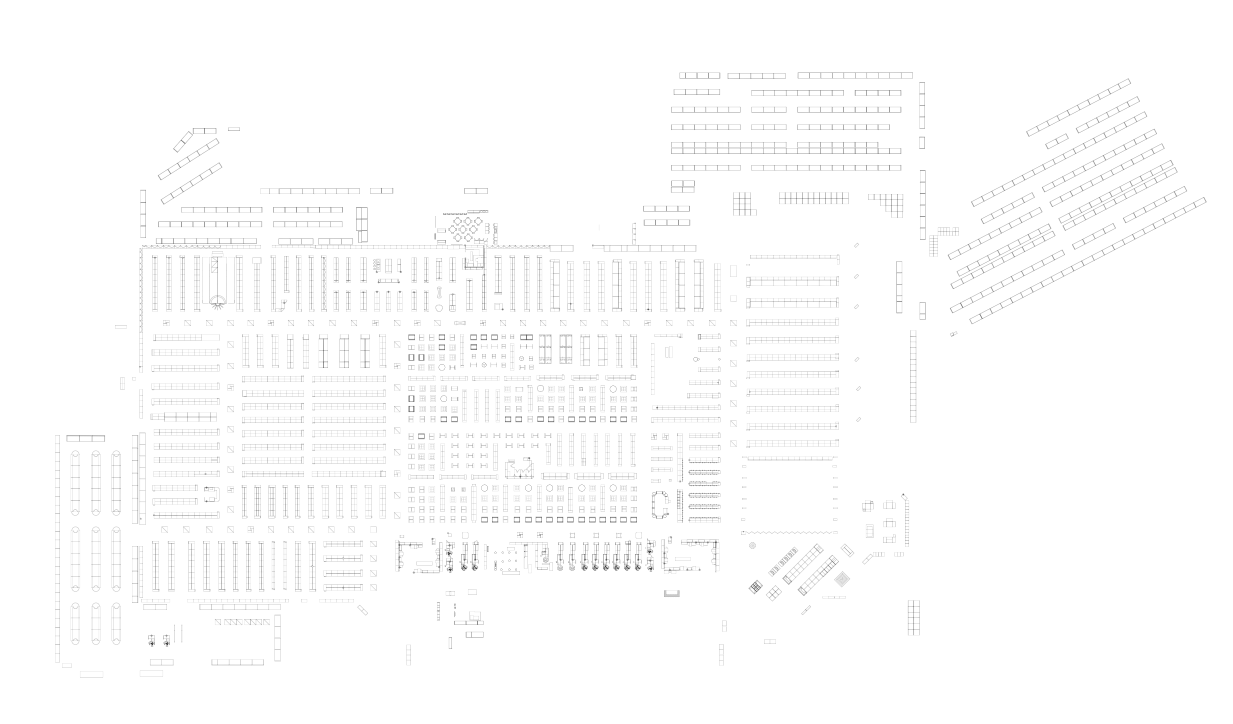
#> input picture 1150.png, 2466 x 1448 px (shown at 1/2 size)
$ python final_submission.py   (older library calls are emulated)
#> lines starting #> are read from the running program, lines starting #| are printed output that depends on the picture; after the words box and inside, x2 and y2 are one past the last pixel; in counts of white or black regions, pixels touching at a corner belong together; long printed decimals are rounded
from pathfinding.core.diagonal_movement import DiagonalMovement
from pathfinding.core.grid import Grid
from pathfinding.finder.a_star import AStarFinder
import random
import cv2
import matplotlib.pyplot as plt
import matplotlib.colors
import numpy as np
import pandas as pd
import seaborn as sns
from sklearn import *
from skimage import data, color
from skimage.transform import rescale, resize, downscale_local_mean
import random
import itertools as it
import math

image_map_source_filename = '1150.png' # The store map file location
target_seed = 1 # For determining the random target locations
noise_seed = 42 # For determining the random traffic noise locations

N_targets = 50 # The number of targets to be generated
circle_draw_size = 20 # Radius of targets to draw on goal image


'''All functions used'''


# [27 lines left out: functions display_img, perlin, not called in this run]

def lerp(a, b, x):
    return a + x * (b - a)

def fade(t):
    return 6 * t**5 - 15 * t**4 + 10 * t**3

# [48 lines left out: functions gradient, get_traffic_map_and_targets, generate_noise_image, not called in this run]

def path_finder_func(base_x,base_next_x,base_y,base_next_y,im_bw):
    im_bw = im_bw / 255
    im_bw = pd.DataFrame(im_bw)
    data = pd.DataFrame(np.logical_xor(im_bw.values, 1).astype(int), columns=im_bw.columns, index=im_bw.index)
    data = data.to_numpy()
    grid = Grid(matrix=data)
    start = grid.node(base_x, base_y)
    end = grid.node(base_next_x, base_next_y)

    finder = AStarFinder(diagonal_movement=DiagonalMovement.never)
    paths, runs = finder.find_path(start, end, grid)
    print('operations:', runs, 'path length:', len(paths))
    #print(grid.grid_str(path=path, start=start, end=end))
    return(paths)

def dist(x,y):
    return math.hypot(y[0]-x[0],y[1]-x[1])

# ## Critical Hyperparameters
image_map_source_filename = '1150.png' # The store map file location
target_seed = 42 # For determining the random target locations
noise_seed = 42 # For determining the random traffic noise locations
N_targets = 50 # The number of targets to be generated
circle_draw_size = 20 # Radius of targets to draw on goal image

# ## Preparing the Maps
im_gray = cv2.imread('1150.png', cv2.IMREAD_GRAYSCALE)
#> im_gray: shape (1448, 2466); min 15, max 255, mean 252.5
#display_img(im_gray)

thresh, im_bw = cv2.threshold(im_gray, 254, 255, cv2.THRESH_BINARY_INV)
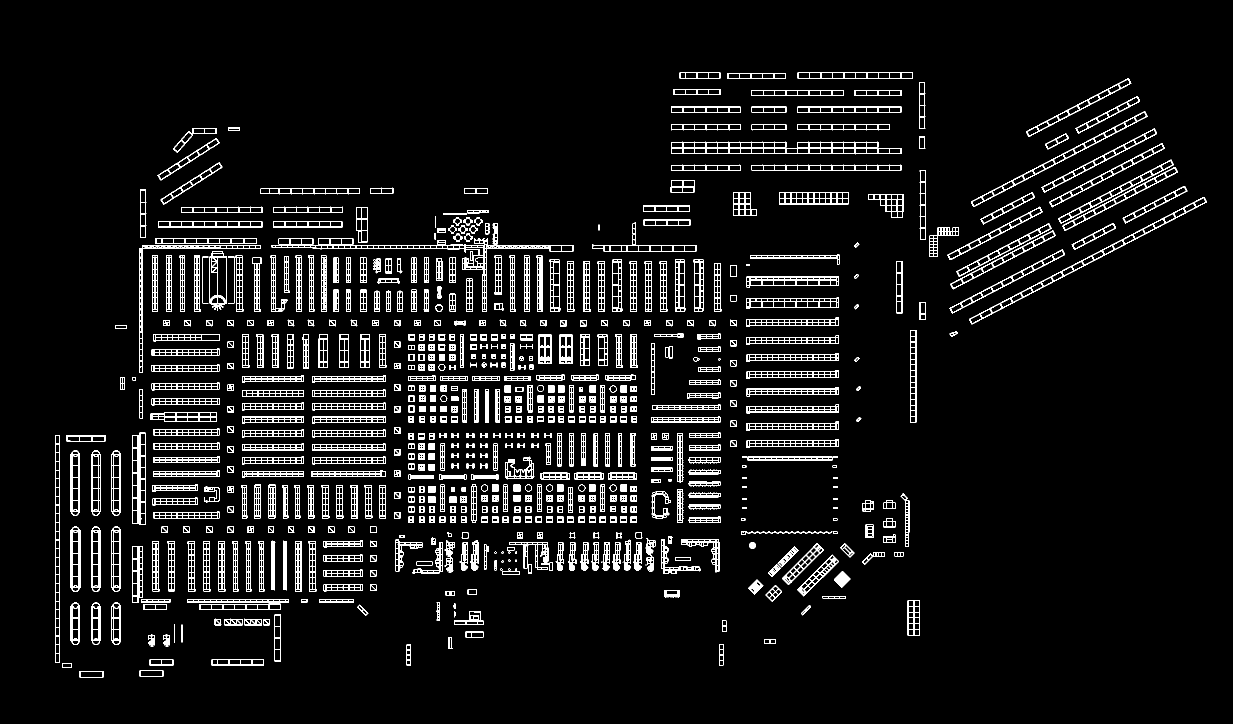
#> im_bw: shape (1448, 2466) (shown at 1/2 size); 5.7% white in thin lines or dots, all inside (x1, y1, x2, y2) = (110, 145, 2414, 1355)
#display_img(im_bw, title="Store Map Collision")

# ## Generating the Collision Map
collision_map = im_bw.copy()
_,contour, hier = cv2.findContours(collision_map, cv2.RETR_CCOMP, cv2.CHAIN_APPROX_SIMPLE)
#> contour = 6261 contours, 992 with area under 20; largest, box (x1, y1, x2, y2) and area: (1342, 283, 1803, 309) 9646, (543, 446, 1147, 624) 6502, (1938, 394, 2414, 649) 6158, (1942, 223, 2295, 414) 4558, (110, 870, 120, 1325) 4086
for cnt in contour:
    cv2.drawContours(collision_map, [cnt], 0, 255, -1)
#> this loop made 6261 passes
#> cnt on passes 1, 3, 5: [[159, 1342], [159, 1354], [206, 1354], [206, 1342]], [[279, 1341], [279, 1352], [326, 1352], [326, 1341]], [[124, 1326], [124, 1335], [142, 1335], [142, 1326]]
#> collision_map: shape (1448, 2466); 13.2% white; 726 white regions (23 under 20 px), largest, box (x1, y1, x2, y2) and area: (1342, 283, 1803, 309) 10208, (543, 446, 1147, 624) 7360, (1938, 394, 2414, 649) 6639
#display_img(collision_map, title="Collision Map")

# ## Determining Target Points
valid_targets = cv2.Laplacian(collision_map, cv2.CV_64F)
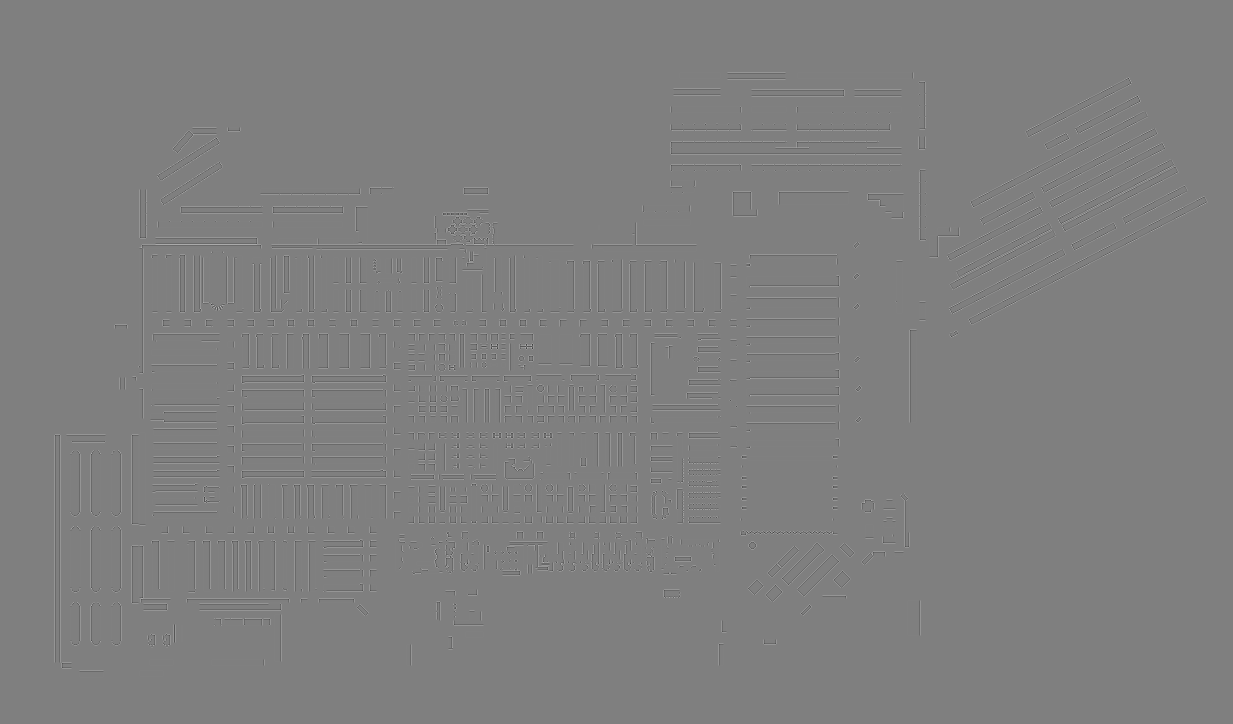
#> valid_targets: shape (1448, 2466) float64 (shown at 1/2 size); min -765, max 765, mean 0; drawn with min black and max white
#display_img(valid_targets, title="Possible Targets Map")
random.seed(target_seed)
im_targets = im_gray.copy()
ys, xs = valid_targets.nonzero()
target_indicies = random.sample(range(len(xs)), N_targets)
#> target_indicies = 50 values, max 183848 at index 24, min 1703 at index 31, mean 82804.4
target_xs, target_ys = xs[target_indicies], ys[target_indicies]
#> target_xs = 50 values, max 2231 at index 10, min 110 at index 33, mean 1026.4; target_ys = 50 values, max 1319 at index 24, min 157 at index 31, mean 707.9
for x, y in zip(target_xs, target_ys):
    cv2.circle(im_targets, (x, y), circle_draw_size, (0, 255, 0), -1)
#> this loop made 50 passes
#> (x, y) on passes 1 to 12: (377, 1133), (938, 449), (1839, 235), (1352, 668), (1598, 615), (794, 590), (443, 490), (869, 433), (304, 1205), (1181, 1011), (2231, 408), (1198, 1076)
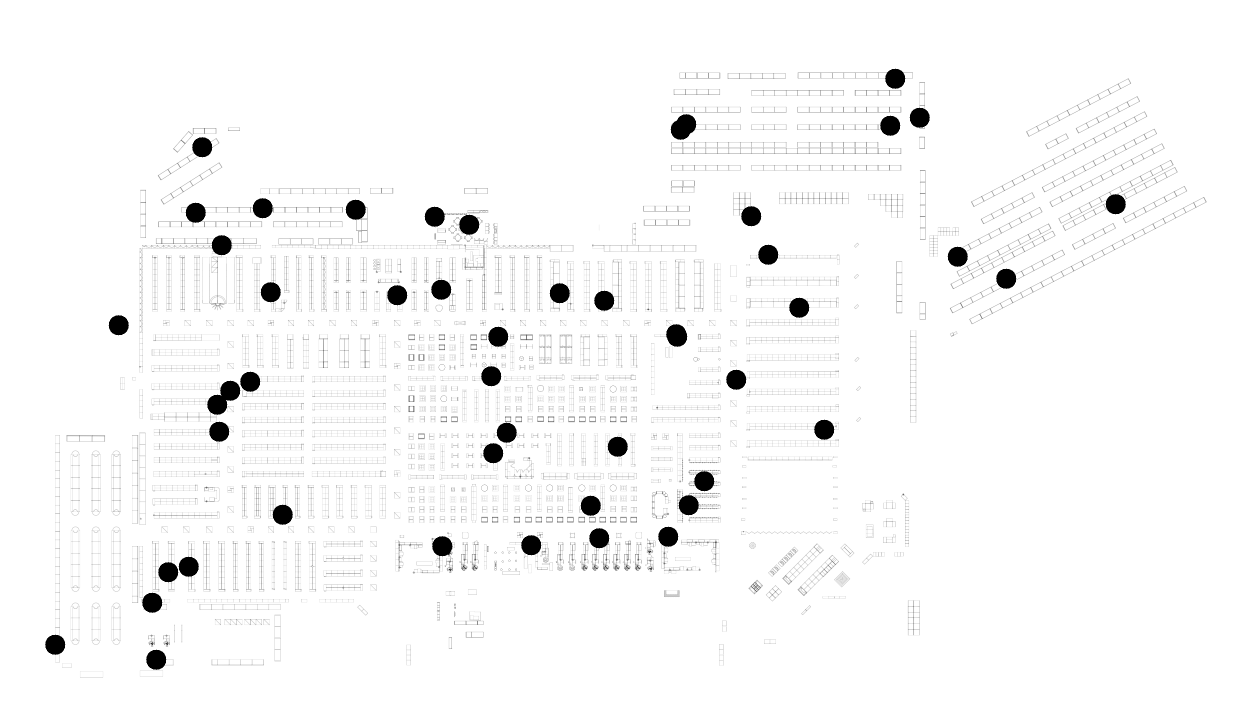
#> im_targets: shape (1448, 2466) (shown at 1/2 size); min 0, max 255, mean 248.3
#display_img(im_targets)

x = target_xs
#> x has the same summary as target_xs
y = target_ys
#> y has the same summary as target_ys
n = len(x)
#> n = 50
g = tuple(zip(x,y))
#> g = 50 pairs, first value 110 to 2231, second value 157 to 1319
print(g)
#> (printed output is left out)
cur = 0
path = [cur]
totalDist = 0
for i in range(1,len(g)):
    dists = [(dist(g[i],p), pi) for (pi,p) in enumerate(g) if pi != i and pi not in path]
    nextDist, cur = min(dists)
    totalDist += nextDist
    path.append(cur)
#> this loop made 49 passes
#> (nextDist, cur, totalDist) on passes 1 to 12: (70.83, 7, 70.83), (61.13, 14, 132), (5.39, 30, 137.3), (122.8, 37, 260.1), (88.68, 38, 348.8), (83.24, 43, 432.1), (70.83, 1, 502.9), (68.88, 23, 571.8), (67.19, 11, 639), (264.9, 22, 903.9), (67.19, 9, 971), (54.15, 42, 1025.2)
#> (dists, nextDist, cur, totalDist) on passes 46 to 48: ([(694.9, 15), (178, 19), (261.1, 34), (783.6, 47)], 178, 19, 6146.3), ([(527.3, 15), (805.2, 34)], 527.3, 15, 6673.6), ([(834.8, 34), (393.2, 47)], 393.2, 47, 7066.8)
#> after the loop, path = 50 values, max 49 at index 34, min 0 at index 0, mean 24.5; totalDist = 7115.9

print(path, totalDist)
#| [0, 7, 14, 30, 37, 38, 43, 1, 23, 11, 22, 9, 42, 20, 2, 41, 6, 27, 25, 46, 13, 12, 32, 8, 33, 18, 35, 17, 29, 28, 3, 40, 10, 24, 49, 4, 39, 26, 5, 36, 31, 16, 44, 48, 45, 21, 19, 15, 47, 34] 7115.891
final_path = []
for i in range(N_targets):
    # print(data)
    point_number = path[i]
    next_point_number = path[i+1]
    #print(point_number)
    #print(next_point_number)
    base_x = g[point_number][0]
    base_y = g[point_number][1]
    #print(base_x,base_y)
    base_next_x = g[next_point_number][0]
    base_next_y = g[next_point_number][1]
    #print(base_next_x, base_next_y)
    print(base_x,base_next_x)
    print(base_y,base_next_y)
#> (the run stopped early here; a loop or call above may not have finished)
